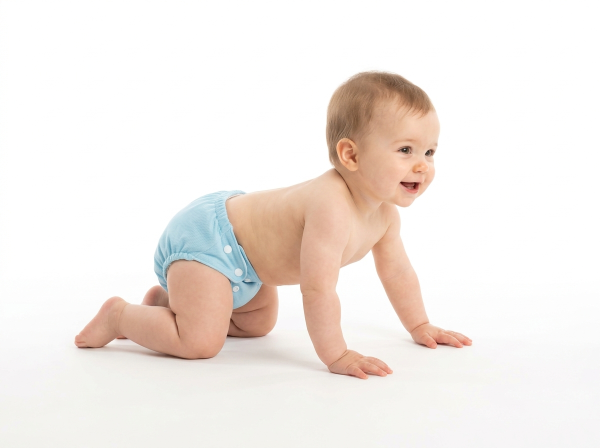
#> input picture images/crawling_baby_hero.jpg, 1200 x 896 px (shown at 1/2 size)
$ python process_baby.py
#> lines starting #> are read from the running program, lines starting #| are printed output that depends on the picture; after the words box and inside, x2 and y2 are one past the last pixel; in counts of white or black regions, pixels touching at a corner belong together
import numpy as np
from PIL import Image
from scipy.ndimage import binary_fill_holes, gaussian_filter, label

img = Image.open('images/crawling_baby_hero.jpg').convert('RGB')
#> img is the input picture: PIL image 1200x896 RGB; mean R, G, B 242.6, 235.5, 230.7
arr = np.array(img, dtype=np.float32)

# Distance from white
diff = np.sqrt(np.sum((255 - arr) ** 2, axis=2))
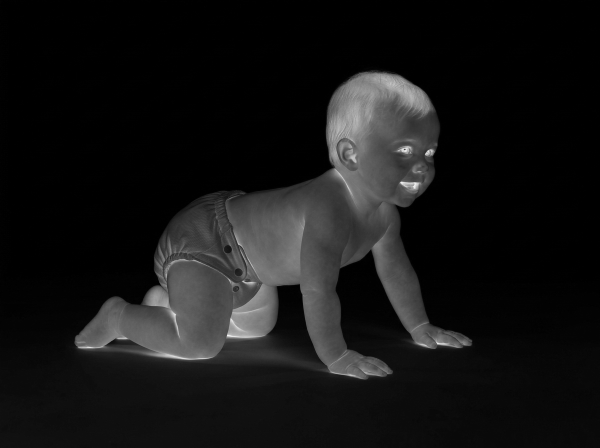
#> diff: shape (896, 1200) float32 (shown at 1/2 size); min 0, max 416.1, mean 34.2; drawn with min black and max white

# Top & sides background is pure white
# Label background regions
is_bg_candidate = diff < 20.0
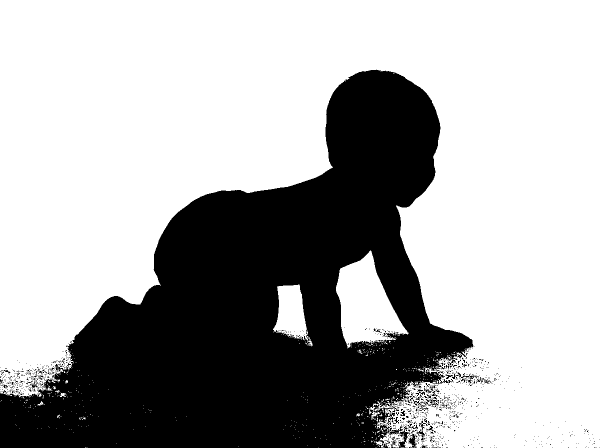
#> is_bg_candidate: shape (896, 1200) bool (shown at 1/2 size); 66.4% white; 1087 black regions (1037 under 20 px), largest, box (x1, y1, x2, y2) and area: (0, 139, 947, 896) 355962, (825, 798, 878, 814) 251, (817, 867, 835, 896) 249
lbl, num_features = label(is_bg_candidate)
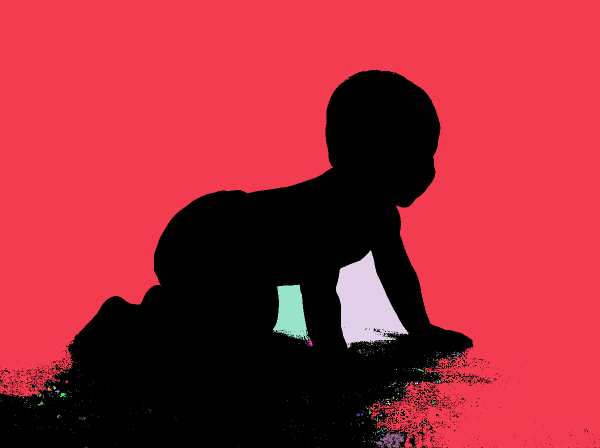
#> lbl: shape (896, 1200) int32 (shown at 1/2 size); 954 distinct labels, from 0 to 953; one colour per label, 0 black
#> num_features = 953

# Labels touching top, left, right borders
h, w, _ = arr.shape
#> h = 896; w = 1200
border_labels = set()
border_labels.update(lbl[0, :])       # top
border_labels.update(lbl[:, 0])       # left
border_labels.update(lbl[:, -1])      # right
border_labels.discard(0)

# True background from top/left/right
is_bg = np.isin(lbl, list(border_labels))
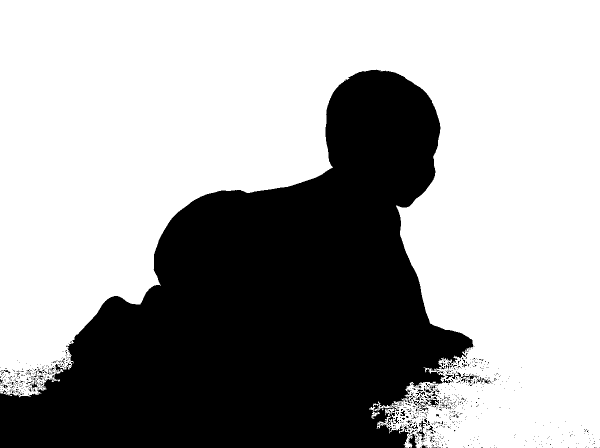
#> is_bg: shape (896, 1200) bool (shown at 1/2 size); 64.1% white; 995 black regions (948 under 20 px), largest, box (x1, y1, x2, y2) and area: (0, 139, 947, 896) 380146, (825, 798, 878, 814) 288, (817, 867, 835, 896) 266

# Foreground is everything else
is_fg = ~is_bg
is_fg = binary_fill_holes(is_fg)

# Smooth alpha
alpha = is_fg.astype(np.float32) * 255.0

# Also soften any floor area below y=800 with a gentle vertical mask
for y in range(780, h):
    factor = 1.0 - ((y - 780) / (h - 780)) ** 1.5
    # only fade if it's faint floor shadow (diff < 40)
    floor_mask = (diff[y, :] < 40.0)
    alpha[y, floor_mask] *= factor
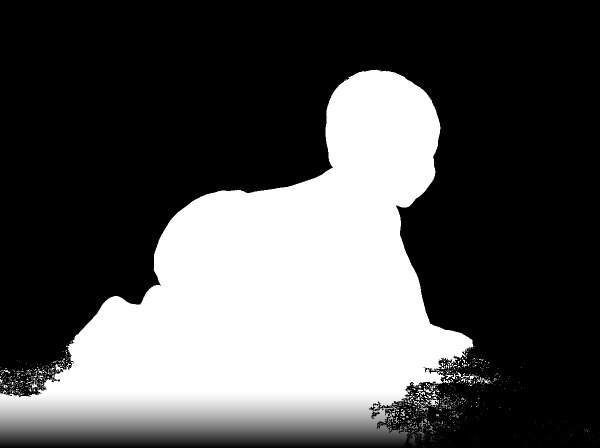
#> alpha: shape (896, 1200) float32 (shown at 1/2 size); min 0, max 255, mean 82.5

alpha = gaussian_filter(alpha, sigma=1.0)
alpha = np.clip(alpha, 0, 255).astype(np.uint8)

# Make sure white pixels where alpha is low are pure white
rgba = np.dstack([arr.astype(np.uint8), alpha])
out = Image.fromarray(rgba, 'RGBA')

# Crop to content
bbox = out.getbbox()
#> bbox = (0, 137, 1200, 896)
if bbox:
    cropped = out.crop((max(0, bbox[0]-5), max(0, bbox[1]-5), min(w, bbox[2]+5), min(h, bbox[3]+5)))
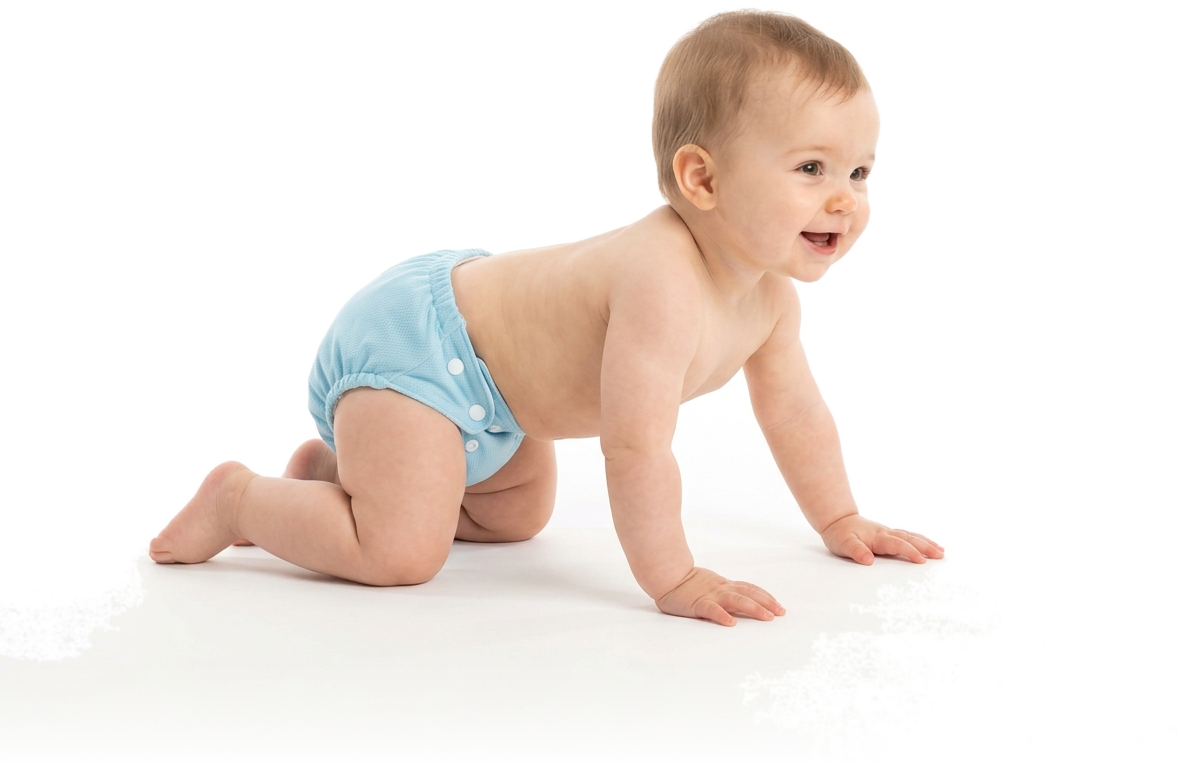
#> cropped: PIL image 1200x764 RGBA; mean R, G, B, A 240.5, 232.1, 226.5, 96.7; transparent parts drawn white
    cropped.save('images/crawling_baby_hero.png', 'PNG')
    print('Saved cropped baby:', cropped.size)
#| Saved cropped baby: (1200, 764)
else:
    out.save('images/crawling_baby_hero.png', 'PNG')
    print('Saved baby:', out.size)
